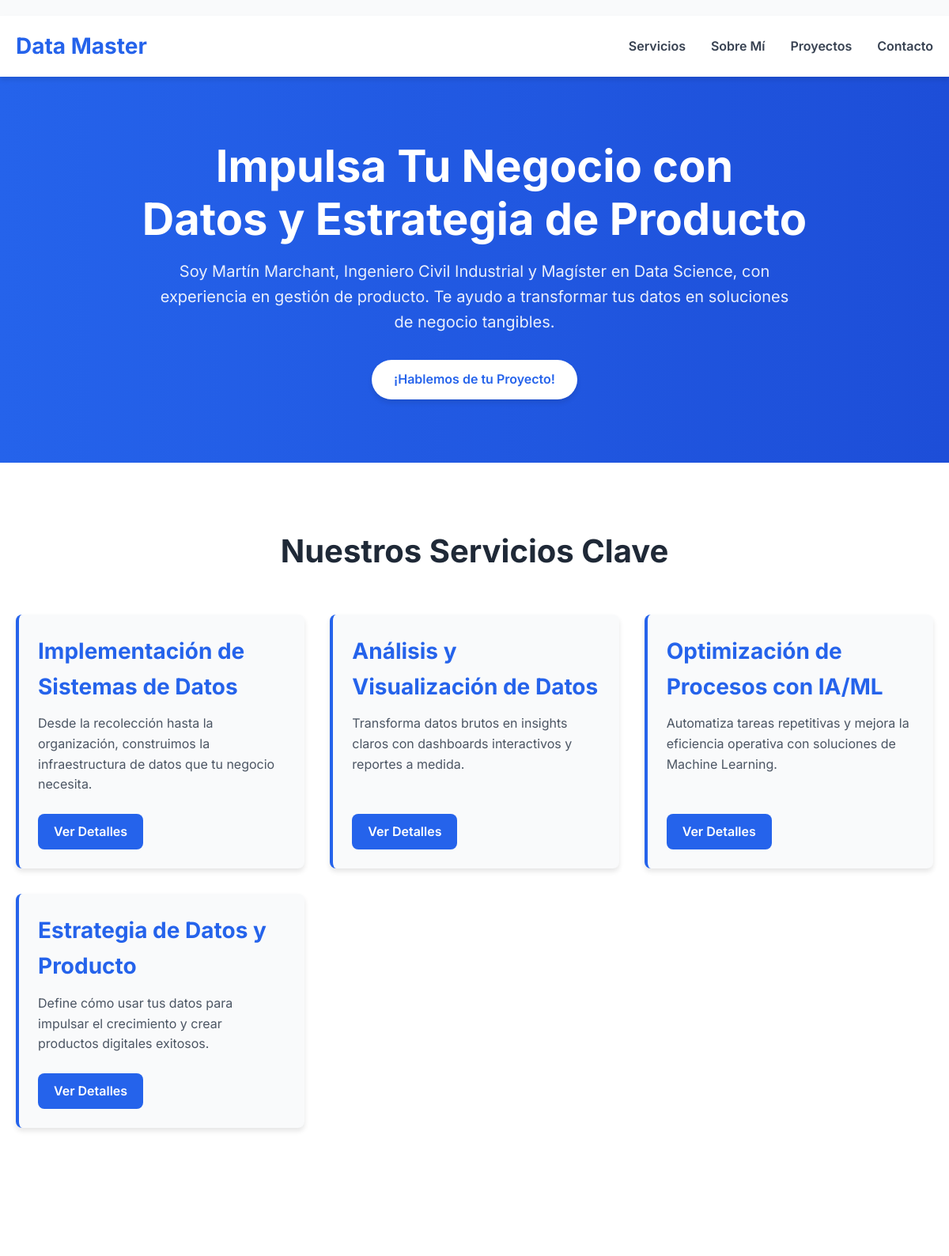
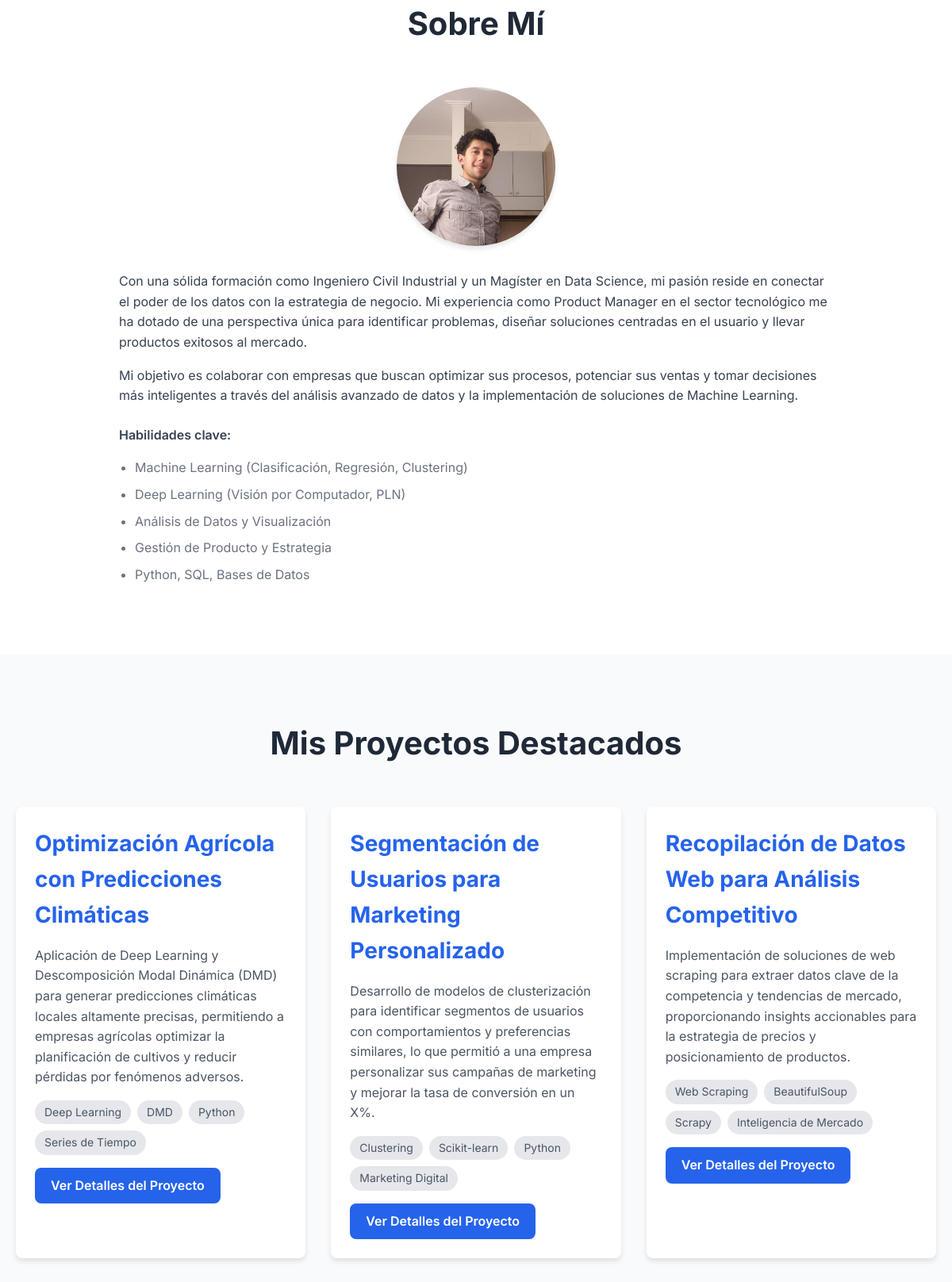
The page / (upper part) on the database its author committed (2 pictures, top to bottom).
### app.py (models this page shows, shortened)
class Service(db.Model):
    id = db.Column(db.Integer, primary_key=True)
    title = db.Column(db.String(100), nullable=False)
    short_description = db.Column(db.String(250), nullable=False) # Descripción corta para la tarjeta
    full_description = db.Column(db.Text, nullable=False) # Descripción detallada para la página del servicio
    icon = db.Column(db.String(50), nullable=True) # Opcional: para un icono visual

class Project(db.Model):
    id = db.Column(db.Integer, primary_key=True)
    title = db.Column(db.String(100), nullable=False)
    description = db.Column(db.Text, nullable=False)
    technologies = db.Column(db.String(200), nullable=False) # Separadas por coma: "Python, Flask, SQL"

### app.py (the view)
@app.route('/')
def index():
    projects = Project.query.all()
    services = Service.query.all() # Nueva línea para obtener los servicios
    return render_template('index.html', projects=projects, services=services) # Pasa services a la plantilla

### templates/index.html (shortened to what this page needs)
<!DOCTYPE html>
<html lang="es">
<head>
    <link rel="stylesheet" href="{{ url_for('static', filename='css/style.css') }}">
</head>
<body>
    <header>
        <div class="container">
            <a href="#" class="logo">Data Master</a>
            <nav>
                <ul>
                    <li><a href="#services">Servicios</a></li>
                    <li><a href="#about">Sobre Mí</a></li>
                    <li><a href="#projects">Proyectos</a></li>
                    <li><a href="#contact">Contacto</a></li>
                </ul>
            </nav>
        </div>
    </header>
    <section id="hero">
        <div class="container">
            <h1>Impulsa Tu Negocio con <br> Datos y Estrategia de Producto</h1>
            <p>Soy Martín Marchant, Ingeniero Civil Industrial y Magíster en Data Science, con experiencia en gestión de producto. Te ayudo a transformar tus datos en soluciones de negocio tangibles.</p>
            <a href="#contact" class="btn btn-primary">¡Hablemos de tu Proyecto!</a>
        </div>
    </section>
    <section id="services">
            <div class="container">
                <h2>Nuestros Servicios Clave</h2>
                <div class="services-grid">
                    {% for service in services %}
                    <div class="service-card">
                        <h3>{{ service.title }}</h3>
                        <p>{{ service.short_description }}</p>
                        <a href="{{ url_for('service_detail', service_id=service.id) }}" class="btn btn-secondary">Ver Detalles</a>
                    </div>
                    {% endfor %}
                </div>
            </div>
        </section>
    <section id="about">
        <div class="container">
            <h2>Sobre Mí</h2>
            <div class="about-content">
                <img src="{{ url_for('static', filename='img/martin_marchant.jpeg') }}" alt="Martín Marchant" class="profile-img">
                <div class="about-text">
                    <p>
                        Con una sólida formación como Ingeniero Civil Industrial y un Magíster en Data Science, mi pasión reside en conectar el poder de los datos con la estrategia de negocio. Mi experiencia como Product Manager en el sector tecnológico me ha dotado de una perspectiva única para identificar problemas, diseñar soluciones centradas en el usuario y llevar productos exitosos al mercado.
                    </p>
                    <p>
                        Mi objetivo es colaborar con empresas que buscan optimizar sus procesos, potenciar sus ventas y tomar decisiones más inteligentes a través del análisis avanzado de datos y la implementación de soluciones de Machine Learning.
                    </p>
                    <p class="skills-title">Habilidades clave:</p>
                    <ul class="skills-list">
                        <li>Machine Learning (Clasificación, Regresión, Clustering)</li>
                        <li>Deep Learning (Visión por Computador, PLN)</li>
                        <li>Análisis de Datos y Visualización</li>
                        <li>Gestión de Producto y Estrategia</li>
                        <li>Python, SQL, Bases de Datos</li>
                    </ul>
                </div>
            </div>
        </div>
    </section>
    <section id="projects">
        <div class="container">
            <h2>Mis Proyectos Destacados</h2>
            <div class="projects-grid">
                {% for project in projects %}
                <div class="project-card">
                    <h3>{{ project.title }}</h3>
                    <p>{{ project.description }}</p>
                    <ul class="project-tags">
                        {% for tech in project.technologies.split(', ') %}
                        <li>{{ tech }}</li>
                        {% endfor %}
                    </ul>
                    <a href="{{ url_for('project_detail', project_id=project.id) }}" class="btn btn-secondary">Ver Detalles del Proyecto</a>
                </div>
                {% endfor %}
            </div>
        </div>
    </section>
</body>
</html>

### static/css/style.css (style rules this page uses)
:root { --primary-color: #2563eb; --secondary-color: #1d4ed8; --text-color: #374151; --light-gray: #f9fafb; --medium-gray: #e5e7eb; --dark-gray: #1f2937; --white: #ffffff; --shadow: 0 4px 6px rgba(0, 0, 0, 0.1); }
* { margin: 0; padding: 0; box-sizing: border-box; }
body { font-family: 'Inter', sans-serif; line-height: 1.6; color: var(--text-color); background-color: var(--light-gray); -webkit-font-smoothing: antialiased; }
.container { max-width: 1200px; margin: 0 auto; padding: 0 20px; }
h1, h2, h3 { font-weight: 700; color: var(--dark-gray); margin-bottom: 1rem; }
h1 { font-size: 3.5rem; line-height: 1.2; }
h2 { font-size: 2.5rem; text-align: center; margin-bottom: 3rem; }
h3 { font-size: 1.75rem; }
p { margin-bottom: 1rem; }
a { text-decoration: none; color: var(--primary-color); transition: color 0.3s ease; }
ul { list-style: none; }
.btn { display: inline-block; padding: 12px 28px; border-radius: 9999px; font-weight: 600; text-align: center; transition: all 0.3s ease; border: none; cursor: pointer; }
.btn-primary { background-color: var(--white); color: var(--primary-color); box-shadow: var(--shadow); }
.btn-secondary { background-color: var(--primary-color); color: var(--white); padding: 10px 20px; border-radius: 8px; }
header { background-color: var(--white); box-shadow: var(--shadow); padding: 1rem 0; position: sticky; top: 0; z-index: 1000; }
header .container { display: flex; justify-content: space-between; align-items: center; }
.logo { font-size: 1.75rem; font-weight: 700; color: var(--primary-color); }
nav ul { display: flex; gap: 2rem; }
nav ul li a { color: var(--text-color); font-weight: 600; }
#hero { background: linear-gradient(to right, var(--primary-color), var(--secondary-color)); color: var(--white); padding: 80px 0; text-align: center; }
#hero h1 { color: var(--white); margin-bottom: 1rem; }
#hero p { font-size: 1.25rem; margin-bottom: 2rem; max-width: 800px; margin-left: auto; margin-right: auto; opacity: 0.9; }
#about { padding: 80px 0; background-color: var(--white); }
#about .about-content { display: flex; flex-direction: column; align-items: center; gap: 2rem; max-width: 900px; margin: 0 auto; }
.profile-img { width: 200px; height: 200px; border-radius: 50%; object-fit: cover; box-shadow: var(--shadow); }
.about-text { text-align: left; }
.skills-title { font-weight: 600; margin-top: 1.5rem; }
.skills-list { list-style: disc; padding-left: 20px; color: #6b7280; }
.skills-list li { margin-bottom: 0.5rem; }
#projects { padding: 80px 0; background-color: var(--light-gray); }
.projects-grid { display: grid; grid-template-columns: repeat(auto-fit, minmax(300px, 1fr)); gap: 2rem; }
.project-card { background-color: var(--white); border-radius: 8px; box-shadow: var(--shadow); padding: 24px; transition: transform 0.3s ease, box-shadow 0.3s ease; }
.project-card h3 { color: var(--primary-color); margin-bottom: 1rem; }
.project-card p { color: #4b5563; margin-bottom: 1rem; }
.project-tags { display: flex; flex-wrap: wrap; gap: 8px; margin-bottom: 1rem; }
.project-tags li { background-color: var(--medium-gray); color: #4b5563; padding: 4px 12px; border-radius: 9999px; font-size: 0.875rem; }
#services { padding: 80px 0; background-color: var(--white); }
.services-grid { display: grid; grid-template-columns: repeat(auto-fit, minmax(280px, 1fr)); gap: 2rem; }
.service-card { background-color: var(--light-gray); border-radius: 8px; box-shadow: var(--shadow); padding: 24px; border-left: 4px solid var(--primary-color); transition: transform 0.3s ease; display: flex; flex-direction: column; justify-content: space-between; }
.service-card h3 { color: var(--primary-color); margin-bottom: 0.75rem; }
.service-card p { color: #4b5563; margin-bottom: 1.5rem; }
.service-card .btn { margin-top: auto; display: block; width: fit-content; margin-left: 0; }

### rows shown on the page
Service: title "Implementación de Sistemas de Datos", short_description "Desde la recolección hasta la organización, construimos la infraestructura de datos que tu negocio necesita."
Service: title "Análisis y Visualización de Datos", short_description "Transforma datos brutos en insights claros con dashboards interactivos y reportes a medida."
Service: title "Optimización de Procesos con IA/ML", short_description "Automatiza tareas repetitivas y mejora la eficiencia operativa con soluciones de Machine Learning."
Service: title "Estrategia de Datos y Producto", short_description "Define cómo usar tus datos para impulsar el crecimiento y crear productos digitales exitosos."
Project: title "Optimización Agrícola con Predicciones Climáticas", description "Aplicación de Deep Learning y Descomposición Modal Dinámica (DMD) para generar predicciones climáticas locales altamente precisas, permitiendo a empresas agrícolas optimizar la planificación de cultivos y reducir pérdidas por fenómenos adversos.", tech "Deep Learning" "DMD" "Python" "Series de Tiempo"
Project: title "Segmentación de Usuarios para Marketing Personalizado", description "Desarrollo de modelos de clusterización para identificar segmentos de usuarios con comportamientos y preferencias similares, lo que permitió a una empresa personalizar sus campañas de marketing y mejorar la tasa de conversión en un X%.", tech "Clustering" "Scikit-learn" "Python" "Marketing Digital"
Project: title "Recopilación de Datos Web para Análisis Competitivo", description "Implementación de soluciones de web scraping para extraer datos clave de la competencia y tendencias de mercado, proporcionando insights accionables para la estrategia de precios y posicionamiento de productos.", tech "Web Scraping" "BeautifulSoup" "Scrapy" "Inteligencia de Mercado"
